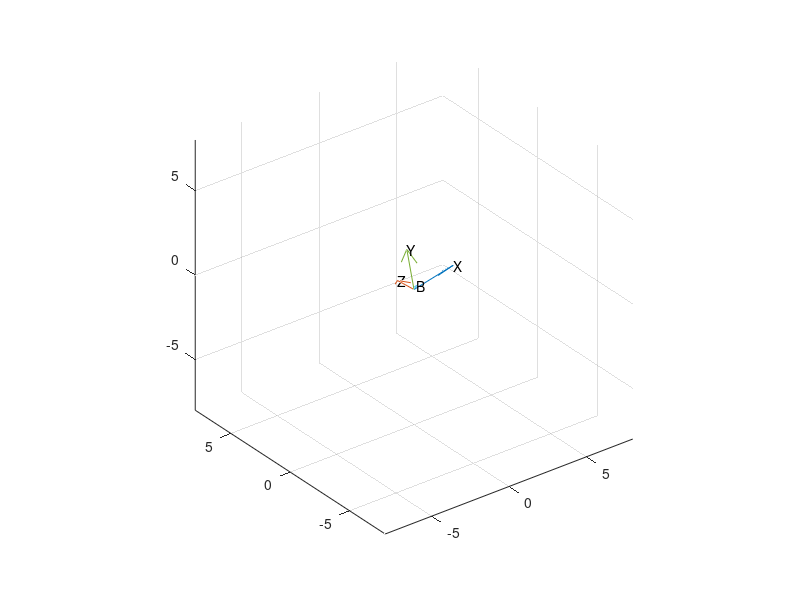

Source code (MATLAB):
A = [1,-2,2;
    -2,-2,4;
    2,4,-2];
[B,C] = eig(A)
A*[1,2,-2]' 
quiver3(0,0,0,1,-2,2,1)
text(1,-2,2,'X');
hold on;
quiver3(0,0,0,-2,-2,4,1)
text(-2,-2,4,'Y');
hold on;
quiver3(0,0,0,2,4,-2,1)
text(2,4,-2,'Z');
quiver3(0,0,0,B(1),B(2),B(3),1)
text(B(1),B(2),B(3),'B');
hold on;
xlim([-8,8]);
ylim([-8,8]);
zlim([-8,8]);
axis equal
grid on
hold on;